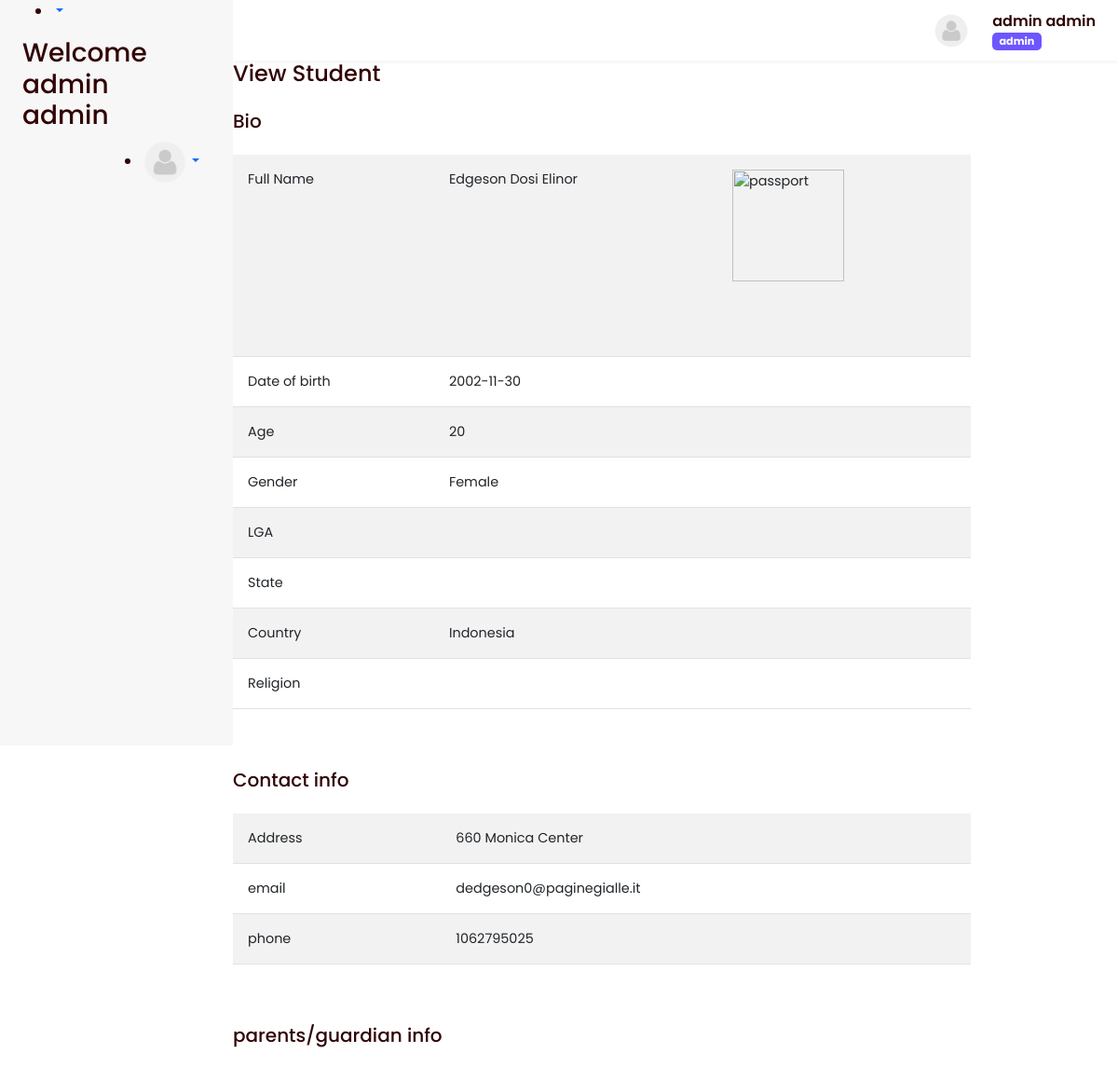
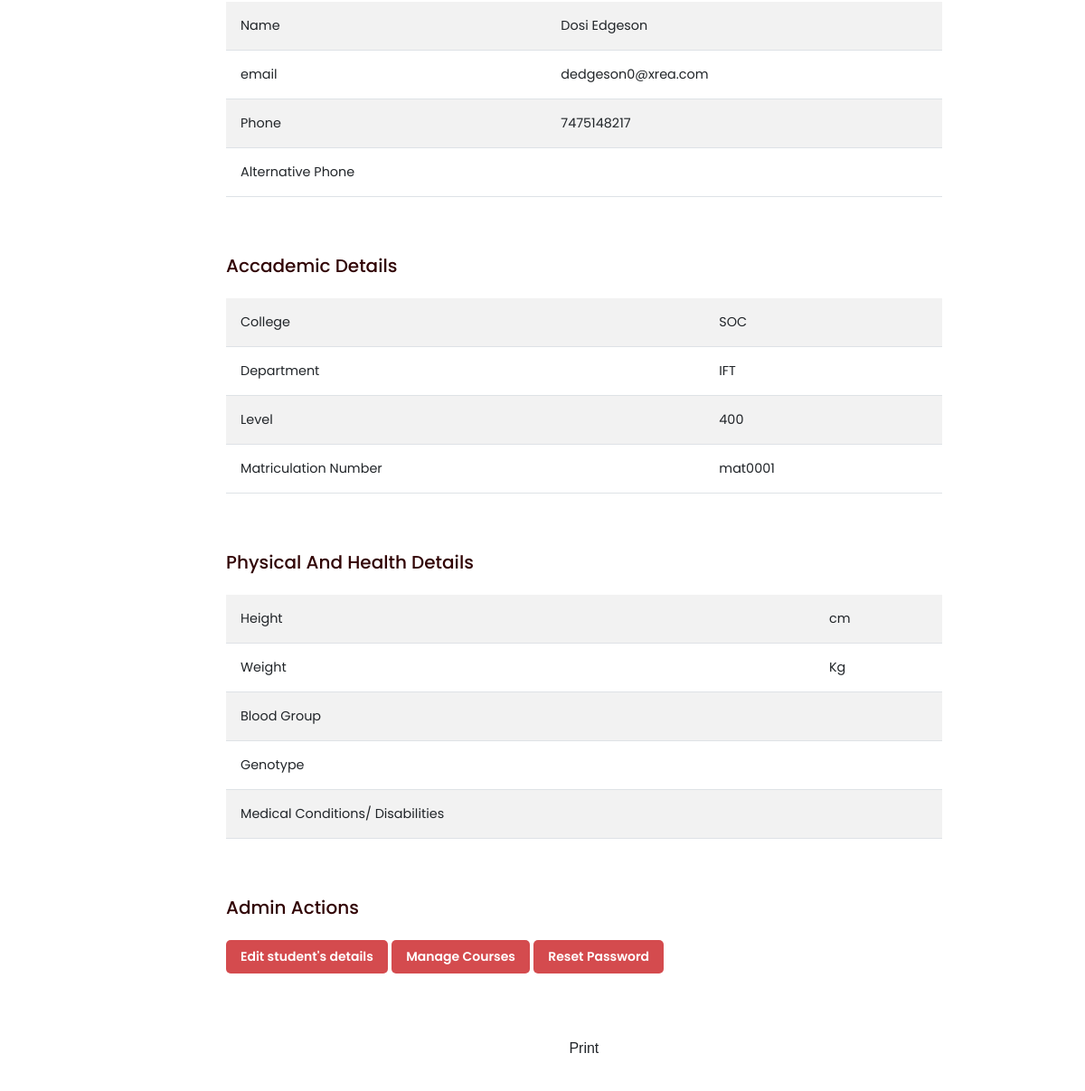
/admin/view_student.php?is=c631b8e98a81e3a56e4b1e407ab219eb (signed in), run on the app's committed database (2 pictures, top to bottom).
### tables this page shows
CREATE TABLE `students` (
  `sn` int(11) NOT NULL,
  `fname` varchar(20) NOT NULL,
  `mname` varchar(20) NOT NULL,
  `lname` varchar(20) NOT NULL,
  `admission_no` varchar(50) NOT NULL,
  `matric_no` varchar(20) NOT NULL,
  `program` varchar(120) NOT NULL,
  `email` varchar(150) DEFAULT NULL,
  `phone` varchar(16) NOT NULL,
  `gender` varchar(7) NOT NULL,
  `level` varchar(50) NOT NULL,
  `college` varchar(120) NOT NULL,
  `department` varchar(120) NOT NULL,
  `address` text NOT NULL,
  `religion` varchar(15) NOT NULL,
  `lga` varchar(20) NOT NULL,
  `state` varchar(15) NOT NULL,
  `country` varchar(15) NOT NULL,
  `picture` varchar(200) NOT NULL,
  `status` int(11) NOT NULL DEFAULT 0,
  `active` int(11) NOT NULL DEFAULT 1,
  `dates` varchar(10) NOT NULL,
  `parents` varchar(50) NOT NULL,
  `parents_phone1` varchar(16) NOT NULL,
  `parents_phone2` varchar(16) NOT NULL,
  `p_email` varchar(200) NOT NULL,
  `age` int(11) NOT NULL,
  `dob` date NOT NULL,
  `username` varchar(200) NOT NULL,
  `date_admitted` date NOT NULL,
  `batch` varchar(12) NOT NULL,
  `blood_group` varchar(50) NOT NULL,
  `genotype` varchar(50) NOT NULL,
  `height` varchar(50) NOT NULL,
  `weight` varchar(50) NOT NULL,
  `last_update` varchar(11) NOT NULL,
  `extral` int(11) NOT NULL,
  `disability` varchar(220) NOT NULL
);

### admin/header.php (called while the page is built, shortened)
<?php include("../conn.php") ?>
<?php session_start();
$users = $_SESSION['users'];
$s1 = mysqli_query($con, "SELECT * FROM admin where username = '$users'");
$sh1 = mysqli_fetch_array($s1);
$name1 = $sh1['fname'] . " " . $sh1['lname'];
$img = $sh1['picture'];
if ($img == "") {
    $img2 = "passport/default.png";
} else {
    $img2 = $img;
}
$role = "admin";
?>
<?php include("../extras/header.php") ?>

### admin/view_student.php (the view, shortened to what this page needs)
<?php include("header.php") ?>
	<div class="content">
			<div class="col-sm-10 mb-5">
				<div class="content">
					<div id="p_heading">
						<?php
					$users = $_SESSION['users'];
					$s1  = mysqli_query($con,"SELECT * FROM admin where username = '$users'");
					$sh1 = mysqli_fetch_array($s1);
					$name1 = $sh1['fname']." ".$sh1['lname'];
					$img = $sh1['picture'];
					if($img==""){
						$img2 = "passport/default.png";
					}
					else{
						$img2 = $img;
					}
					?>
					 	<?php include("nav.php") ?>
					</div>
				<div class="panel-body">
					<h4>View Student</h4>
				</div>
				<?php
					$user = $_GET['is'];
					$s2 = mysqli_query($con,"SELECT * FROM  students where username = '$user'");
					$sh2 = mysqli_fetch_array($s2);
					$fname = $sh2['fname'];
					$lname = $sh2['lname'];
					$mname = $sh2['mname'];
					$email = $sh2['email'];
					$phone = $sh2['phone'];
					$matric = $sh2['matric_no'];
					$gender = $sh2['gender'];
					$level = $sh2['level'];
					$address = $sh2['address'];
					$parents = $sh2['parents'];
					$parentsp1 = $sh2['parents_phone1'];
					$parentsp2 = $sh2['parents_phone2'];
					$pemail = $sh2['p_email'];
					$religion = $sh2['religion'];
					$state = $sh2['state'];
					$lga = $sh2['lga'];
					$country = $sh2['country'];
					$birthday = $sh2['dob'];
					$height = $sh2['height'];
					$weight = $sh2['weight'];
					$genotype = $sh2['genotype'];
					$blood_group = $sh2['blood_group'];
					$student_passport = $sh2['picture'];
					$disabilities = $sh2['disability'];
					$department = $sh2['department'];
					$college = $sh2['college'];
				function ageProcessor($bday = ''){
				$dob = date_create( date('d-m-Y H:i:s', strtotime($bday)) );
				$now = date_create( date('Y-m-d H:i:s') );
				return date_diff( $dob, $now )->format('%y');
			}
				$ageget =  ageProcessor ($birthday);
			    if($birthday == ""){
						$age = "";
					}
					else{
						$age = $ageget;
					}
					?>
				<div class="panel-body">
					<div id="contentx">
					<div class="thumbnail">
						<h5><span class="glyphicon glyphicon-user"></span> Bio</h5>
						<table class="table table-striped">
							<tr>
								<td class="td-style">Full Name</td>
								<td class="td-style"><?php echo $lname.' '.$mname.' '.$fname ?></td>
								<td><img src="../student/<?php echo $student_passport ?>" class="thumbnail img-responsive" alt="passport" style="height: 120px; width: 120px;" ></td>
							</tr>
							<tr>
								<td class="td-style">Date of birth</td>
								<td class="td-style"><?php echo $birthday ?></td>
								<td></td>
							</tr>
							<tr>
								<td class="td-style">Age</td>
								<td class="td-style"><?php echo $age ?></td>
								<td></td>
							</tr>
							<tr>
								<td class="td-style">Gender</td>
								<td class="td-style"><?php echo $gender ?></td>
								<td></td>
							</tr>
							<tr>
								<td class="td-style">LGA</td>
								<td class="td-style"><?php echo $lga ?></td>
								<td></td>
							</tr>
							<tr>
								<td class="td-style">State</td>
								<td class="td-style"><?php echo $state ?></td>
								<td></td>
							</tr>
							<tr>
								<td class="td-style">Country</td>
								<td class="td-style"><?php echo $country ?></td>
								<td></td>
							</tr>
							<tr>
								<td class="td-style">Religion</td>
								<td class="td-style"><?php echo $religion ?></td>
								<td></td>
							</tr>
						</table>
					</div>
					<div class="thumbnail" >
						<h5><span class="glyphicon glyphicon-phone-alt"></span> Contact info </h5>
						<table class="table table-striped">
							<tr>
								<td>Address</td>
								<td><?php echo $address ?></td>
							</tr>
							<tr>
								<td>email</td>
								<td><?php echo $email ?></td>
							</tr>
							<tr>
								<td>phone</td>
								<td><?php echo $phone ?></td>
							</tr>
						</table>
					</div>
					<div class="thumbnail">
						<h5><span class=" fa fa-group"></span> parents/guardian info </h5>
						<table class="table table-striped">
							<tr>
								<td>Name</td>
								<td><?php echo $parents ?></td>
							</tr>
							<tr>
								<td>email</td>
								<td><?php echo $pemail ?></td>
							</tr>
							<tr>
								<td>Phone</td>
								<td><?php echo $parentsp1 ?></td>
							</tr>
							<tr>
								<td>Alternative Phone</td>
								<td><?php echo $parentsp2 ?></td>
							</tr>
						</table>
					</div>
					<div class="thumbnail">
						<h5><span class=" fa fa-book"></span> Accademic Details</h5>
						<table class="table table-striped">
							<tr>
								<td>College</td>
							<td><?php echo $college ?></td>
							</tr>
							<tr>
								<td>Department</td>
							<td><?php echo $department ?></td>
							</tr>
							<tr>
								<td>Level</td>
							<td><?php echo $level ?></td>
							</tr>
							<tr>
								<td>Matriculation Number</td>
							<td><?php echo $matric ?></td>
							</tr>
							</table>
					</div>
					<div class="thumbnail">
						<h5><span class=" fa fa-medkit"></span> Physical And Health Details</h5>
						<table class="table table-striped">
							<tr>
								<td>Height</td>
								<td><?php echo $height ?> cm</td>
							</tr>
							<tr>
								<td>Weight</td>
								<td><?php echo $weight ?> Kg</td>
							</tr>
							<tr>
								<td>Blood Group</td>
								<td><?php echo $blood_group ?></td>
							</tr>
							<tr>
								<td>Genotype</td>
								<td><?php echo $genotype ?></td>
							</tr>
							<tr>
								<td>Medical Conditions/ Disabilities</td>
								<td><?php echo $disabilities ?></td>
							</tr>
						</table>
					</div>
				</div>
					<div class="thumbnail">
				<h5><span class="fa fa-wrench"></span> Admin Actions</h5>
			<a href="edit2.php?is=<?php echo $user ?>" class=" btn btn-pink btn-sm" title="edit student"><span class="glyphicon glyphicon-pencil"></span> Edit student's details</a>
            <a href="mss.php?is=<?php echo $user ?>" class=" btn btn-pink btn-sm" title="Manage subject"><span class="glyphicon glyphicon-pencil"></span> Manage Courses</a>
            <a href="reset.php?is=<?php echo $user ?>" class=" btn btn-pink btn-sm" title='reset password'><span class="glyphicon glyphicon-edit"></span> Reset Password</a>
					</div>
				</div>
				<div class="panel-body">
					<p class="text-center"><button class="btn" onclick="generatePDF()"><span class="glyphicon glyphicon-print"></span> Print</button></p>
				</div>
			</div>
			</div>
		</div>

### extras/body.php (shortened to what this page needs)
<body>
    <main id="super-box">
        <?php include("navbar.php") ?>
        <section class="viewbox">
            <div class="viewbox-nav">
                <div id="droppy" class="dropdown">
                    <div class="profile-bar dropdown-toggle" type="button" id="dropdownMenuButton1"
                        data-bs-toggle="dropdown" aria-expanded="false">
                        <div class="image">
                            <img src="<?= $img2 ?>" alt="">
                        </div>
                        <div class="content">
                            <p>
                                <?= $name1 ?>
                            </p>
                            <span class="badge bg-secondary"><?= $role ?></span>
                        </div>
                    </div>
                </div>
            </div>

### admin/nav.php (shortened to what this page needs)
<nav style='border: none !important; outline: none !important;' class='navbar navbar-default'>
  <div class="container nav">
    <div class="settings">
      <ul>
        <li class="dropdown"><a href="" style='border: none !important; outline: none !important;' class="navbar-toggle collapsed dropdown-toggle list-right" data-bs-toggle="dropdown" data-hover="dropdown">
          </a>
    </div>
    <h3>Welcome <?php echo $name1 ?></h3>
    <div class="settings">
      <ul>
        <li class="dropdown"><a href="" class="dropdown-toggle list-right" data-bs-toggle="dropdown" data-hover="dropdown"><img src="<?php echo $img2 ?>" width="50px" id="imgs"></a>
    </div>
  </div>
</nav>

### assets/css/style.css (style rules this page uses)
body { font-family: 'Poppins', sans-serif !important; color: #310405 !important; }
p { margin-bottom: 0 !important; }
.panel-body { margin-bottom: 1.5rem; }
.panel-body .thumbnail { margin-bottom: 4rem; }
.panel-body .thumbnail > h5 { margin-bottom: 1.5rem; }
.btn-pink { background-color: #d44b4e !important; color: #fff !important; border: none !important; padding: .5rem 1rem !important; border-radius: 5px !important; font-weight: 600 !important; transition: .3s !important; }
#super-box { display: flex; align-items: flex-start; min-height: 100vh; width: 100%; overflow-x: hidden; background-color: white; position: relative; }
#super-box nav, #super-box section.viewbox { min-height: 100vh; transition: .3s; overflow: hidden; }
#super-box nav { display: flex; flex-direction: column; align-items: flex-start; padding: 0rem 1.5rem 7rem; gap: 24px; background: #F7F7F7; width: 250px; position: fixed; z-index: 1; top: 0; left: 0; overflow-y: scroll; max-height: 100vh; }
#super-box .viewbox { width: calc(100% - 250px); margin-left: 250px; }
.viewbox .viewbox-nav, .viewbox .viewbox-content { padding: .7rem 1.5rem; }
.viewbox .viewbox-nav { display: flex; align-items: center; box-shadow: 0px 2px 4px rgba(0, 0, 0, 0.05); }
.viewbox .viewbox-nav .profile-bar { display: flex; align-content: center; }
.viewbox .viewbox-nav .profile-bar .content p { margin-bottom: .3rem; font-weight: 600; }
.viewbox .viewbox-nav .profile-bar .content span { font-size: .7rem !important; background: #6D55FF !important; border-radius: 5px; }
.viewbox .viewbox-nav .profile-bar .image { width: 40px; height: 100%; overflow: hidden; display: flex; align-items: center; justify-content: center; margin: auto 0; margin-right: 1.5rem; }
.viewbox .viewbox-nav .profile-bar .image img { width: 40px; height: 40px; border-radius: 50%; display: block; margin: 0 auto; }
#droppy .profile-bar::after { opacity: 0; display: none; }
.table>:not(caption)>*>* { padding: 1rem !important; font-size: .9rem; }

### data on the page
students: lname "Edgeson", mname "Dosi", fname "Elinor", dob "2002-11-30", dob "20", gender "Female", country "Indonesia", address "660 Monica Center", email "dedgeson0@paginegialle.it", phone "1062795025", parents "Dosi Edgeson", p_email "dedgeson0@xrea.com", parents_phone1 "7475148217", college "SOC", department "IFT", level "400", matric_no "mat0001"

### other printed values
$name1 "admin admin"
$role "admin"
